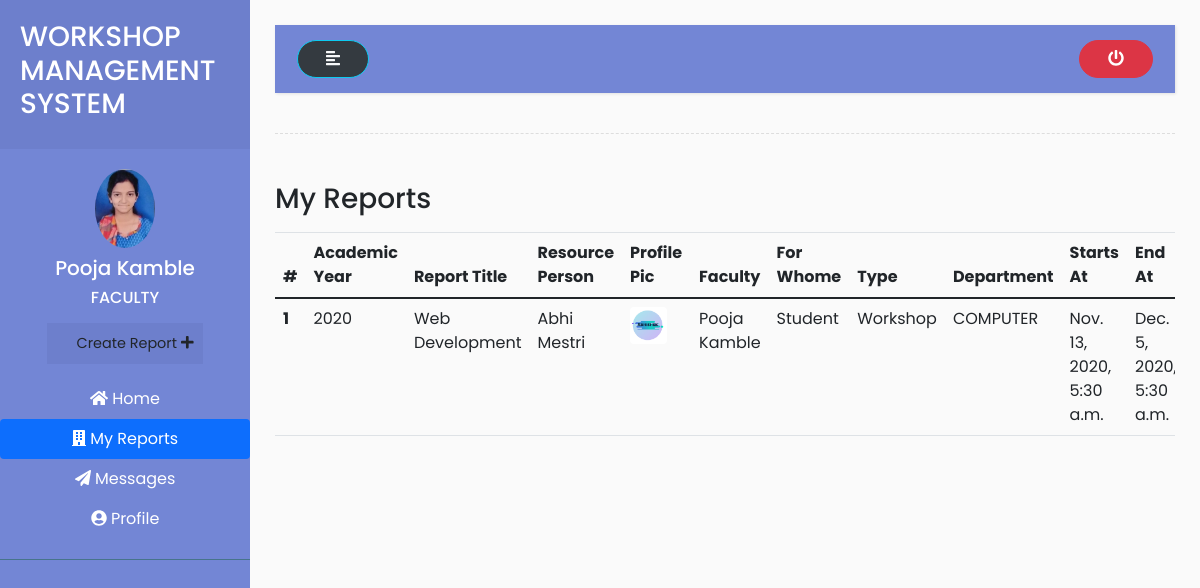
The app's page /faculty/my_reports/ (signed in), older data.
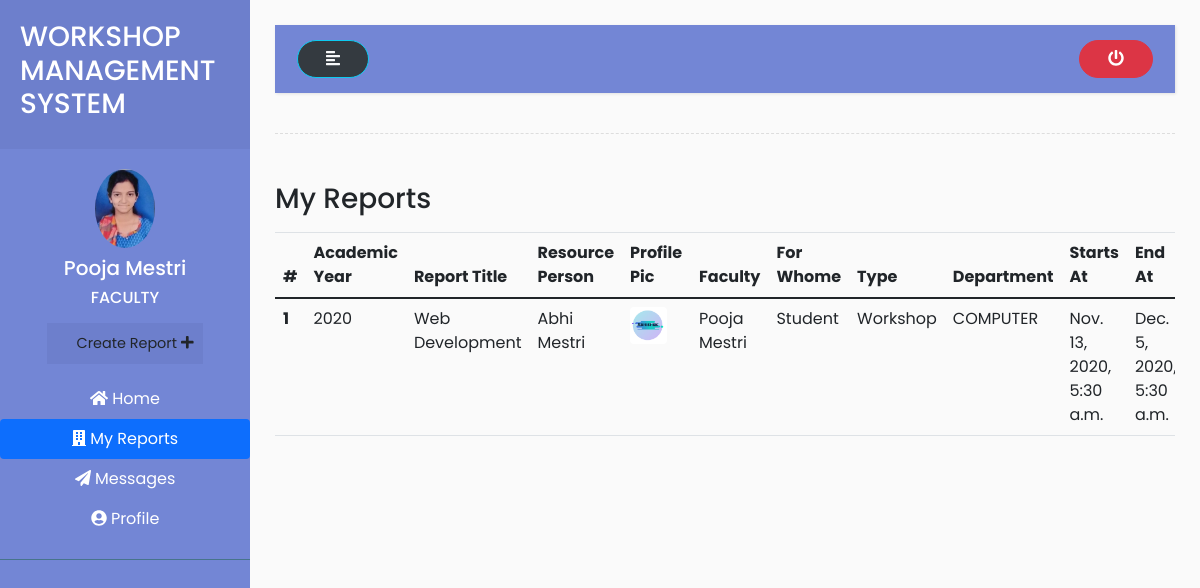
The same page, newer data.
### accounts/models.py (models this page shows, shortened)
class User(AbstractUser):
    is_hod = models.BooleanField(default=False)
    is_faculty = models.BooleanField(default=False)
    is_student = models.BooleanField(default=False)

class Report(models.Model):
    academic_year = models.IntegerField(null=True,blank=True)
    event_title = models.ForeignKey(TaskAssigned,on_delete=models.CASCADE)
    event_coordinator = models.ForeignKey(Faculty, on_delete=models.CASCADE)
    branches =  (
        ('COMPUTER','COMPUTER'),
        ('EXTC','EXTC'),
        ('MECHANICAL','MECHANICAL'),
        ('AUTOMOBILE','AUTOMOBILE')
    )
    org_department = models.CharField(max_length=50,choices = branches)
    res_person = models.CharField( max_length=150)
    res_person_profile_pic = models.ImageField( upload_to='Resource Person/Profile Pic/',null=True,blank=True)
    start_date = models.DateTimeField(auto_now=False, auto_now_add=False)
    end_date = models.DateTimeField(auto_now=False, auto_now_add=False)
    duration = models.IntegerField()
    types = (
        ('Workshop','Workshop'),
        ('Seminar','Seminar')
    )
    types = models.CharField(max_length=50,choices = types)
    forwhome = (
        ('Student','Student'),
        ('Faculty','Faculty')
    )
    forwhome = models.CharField(max_length=50,choices = forwhome)
    no_participants = models.IntegerField()
    remark = models.CharField( max_length=50,blank=True)
    p_link = models.URLField( max_length=200)
    description = models.TextField(blank=True)
    status = models.IntegerField(default=0)
    created_at=models.DateTimeField(auto_now_add=True)
    updated_at=models.DateTimeField(auto_now_add=True)
    class Meta:
        verbose_name_plural = 'Reports'

class Faculty(models.Model):
    user = models.OneToOneField(User, on_delete = models.CASCADE, primary_key = True)
    middle_name = models.CharField (max_length=50)
    phone_number = models.CharField(max_length=20)
    profile_pic = models.ImageField( upload_to='Faculty/profile_pic/')
    address = models.CharField(max_length=200)
    gender = (
        ('Male','Male'),
        ('Female','Female')
    )
    sex = models.CharField(choices=gender, max_length=50)
    branches =  (
        ('COMPUTER','COMPUTER'),
        ('EXTC','EXTC'),
        ('MECHANICAL','MECHANICAL'),
        ('AUTOMOBILE','AUTOMOBILE')
    )
    branch = models.CharField( choices = branches, max_length=50)
    joined_at = models.DateField( auto_now=False ,null=True)
    qualification = models.CharField( max_length=500)
    def __str__(self):
        return self.user.first_name + " " + self.user.last_name
    class Meta:
        verbose_name_plural = 'Faculties'

class TaskAssigned(models.Model):
    event_title = models.CharField(max_length=50)
    branches =  (
        ('COMPUTER','COMPUTER'),
        ('EXTC','EXTC'),
        ('MECHANICAL','MECHANICAL'),
        ('AUTOMOBILE','AUTOMOBILE')
    )
    org_department = models.CharField(max_length=50, choices = branches)
    forwhome = (
        ('Student','Student'),
        ('Faculty','Faculty')
    )
    forwhome = models.CharField(max_length=50,choices = forwhome)
    res_person = models.CharField(max_length=150)
    types = (
        ('Workshop','Workshop'),
        ('Seminar','Seminar')
    )
    types = models.CharField(max_length=50,choices = types)
    event_coordinator = models.ForeignKey(Faculty,on_delete=models.CASCADE)
    created_at=models.DateTimeField(auto_now_add=True)
    updated_at=models.DateTimeField(auto_now_add=True)
    def __str__(self):
        return self.event_title
    class Meta:
        verbose_name_plural = 'Tasks Assigned'

### accounts/views.py (the view)
# urls.py: path('faculty/my_reports/',views.my_reports,name="my_reports"),
@login_required(login_url='login')
def my_reports(request):
    my_reports = request.user.faculty.report_set.all()
    context = {
        'my_reports':my_reports,
    }
    return render(request,'../templates/faculty/my_reports.html',context)

### accounts/templates/faculty/my_reports.html (shortened to what the changed rows need)
{% extends 'base.html' %}
{% load static %}
{% block content %}
<div class="wrapper">
    <nav id="sidebar">
    <ul class="list-unstyled components">
      <div class="d-flex flex-column justify-content-center text-center ">
        {% if request.user.faculty.profile_pic %}
          <a href="{% url 'faculty_profile' %}"><img src="{{request.user.faculty.profile_pic.url}}" class="img-fluid rounded-circle mx-auto mb-2" width="60px" alt=""></a>
        {% else %}
          <a href="{% url 'faculty_profile' %}"><img src="{% static 'img/profile.png' %}" class="img-fluid rounded-circle mx-auto mb-2" width="60px" alt=""></a>
        {% endif %}
        <h5>{{request.user.first_name}} {{request.user.last_name}} </h5>
        <h6>FACULTY</h6>
        <ul class="list-unstyled ">
          <li>
          </li>
        </ul>
      </div>
    </ul>
  </nav>
    <div id="content">
        <div class="row">
            <div class="col-md-12">
                <div class="table-responsive">
              <table class="table">
                <thead>
                  <tr>
                    <th scope="col">#</th>
                    <th scope="col">Academic Year</th>
                    <th scope="col">Report Title</th>
                    <th scope="col">Resource Person</th>
                    <th scope="col">Profile Pic</th>
                    <th scope="col">Faculty</th>
                    <th scope="col">For Whome</th>
                    <th scope="col">Type</th>
                    <th scope="col">Department</th>
                    <th scope="col">Starts At</th>
                    <th scope="col">End At</th>
                  </tr>
                </thead>
                <tbody>
                  {% for report in my_reports %}
                  <tr>
                    <th scope="row"> {{forloop.counter}} </th>
                    <td>{{report.academic_year}}</td>
                    <td>{{report.event_title}}</td>
                    <td>{{report.res_person}}</td>
                    <td><img src="{{report.res_person_profile_pic.url}}" alt="pp" width="37" height="37"
                        class="rounded mr-3" loading="lazy">
                    </td>
                    <td>{{report.event_coordinator}}</td>
                    <td>{{report.forwhome}}</td>
                    <td>{{report.types}}</td>
                    <td>{{report.org_department}}</td>
                    <td>{{report.start_date}}</td>
                    <td>{{report.end_date}}</td>
                  </tr>
                  {% endfor %}
                </tbody>
              </table>
            </div>
            </div>
        </div>
    </div>
</div>
{% endblock content %}

Row changes from the older to the newer data that the page shows:
changed User "Pooja": user.last_name "Kamble" → "Mestri"
changed through a linked row, Report "Abhi Mestri": event_coordinator "Pooja Kamble" → "Pooja Mestri"
